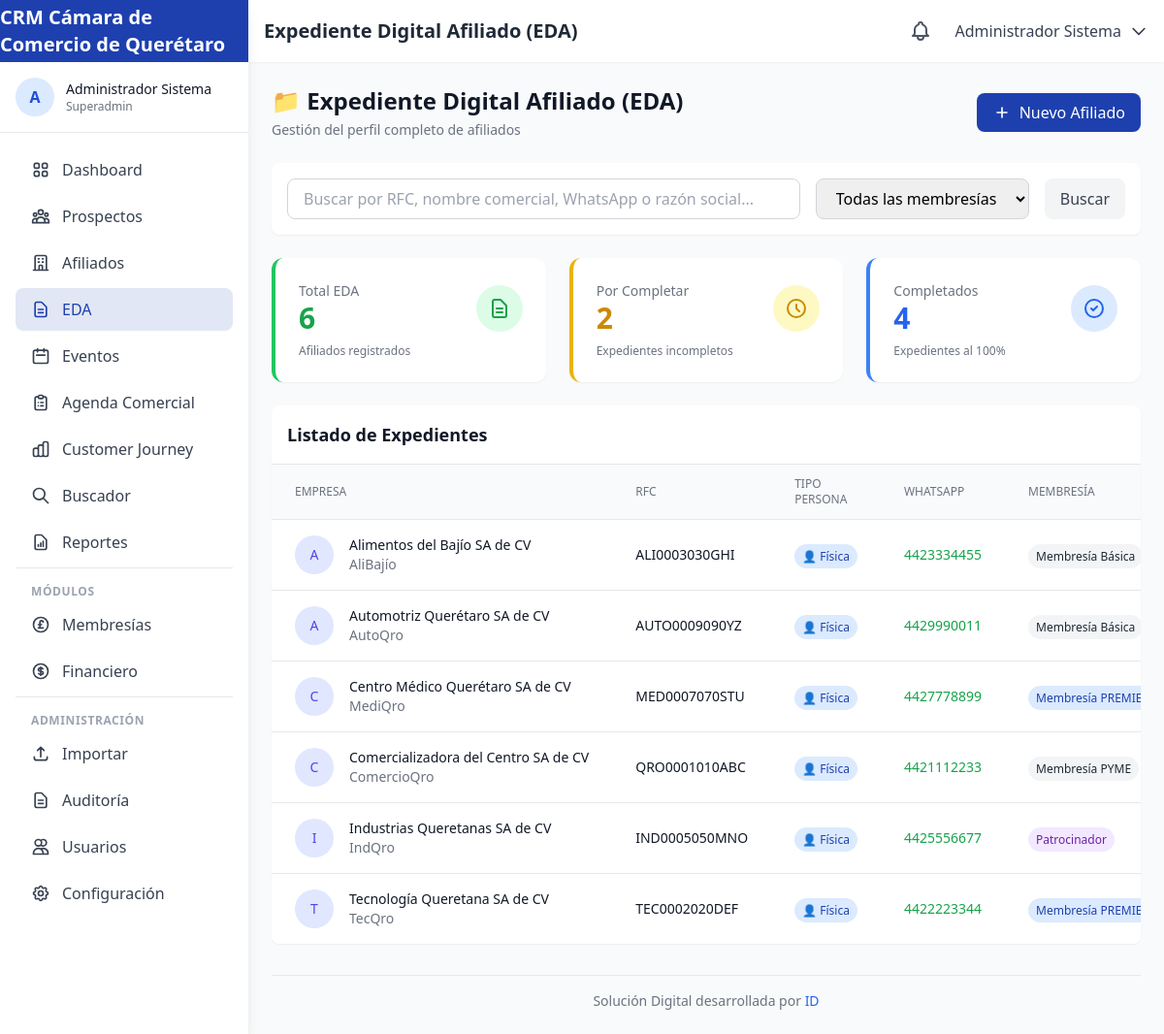
Page /expedientes (signed in) on the committed database.
### tables this page shows
CREATE TABLE IF NOT EXISTS `affiliations` (
    `id` INT UNSIGNED AUTO_INCREMENT PRIMARY KEY,
    `contact_id` INT UNSIGNED NOT NULL,
    `membership_type_id` INT UNSIGNED NOT NULL,
    `affiliate_user_id` INT UNSIGNED COMMENT 'Usuario afiliador que realizó la venta',
    `affiliation_date` DATE NOT NULL,
    `expiration_date` DATE NOT NULL,
    `status` ENUM('active', 'expired', 'cancelled', 'pending_payment') DEFAULT 'active',
    `payment_status` ENUM('paid', 'pending', 'partial') DEFAULT 'pending',
    `amount` DECIMAL(10,2) NOT NULL,
    `payment_method` VARCHAR(50),
    `payment_reference` VARCHAR(100),
    `invoice_number` VARCHAR(50),
    `invoice_status` ENUM('invoiced', 'pending', 'not_required') DEFAULT 'pending',
    `notes` TEXT,
    `created_at` TIMESTAMP DEFAULT CURRENT_TIMESTAMP,
    `updated_at` TIMESTAMP DEFAULT CURRENT_TIMESTAMP ON UPDATE CURRENT_TIMESTAMP,
    FOREIGN KEY (`contact_id`) REFERENCES `contacts`(`id`) ON DELETE CASCADE,
    FOREIGN KEY (`membership_type_id`) REFERENCES `membership_types`(`id`),
    FOREIGN KEY (`affiliate_user_id`) REFERENCES `users`(`id`) ON DELETE SET NULL,
    INDEX `idx_expiration` (`expiration_date`),
    INDEX `idx_status` (`status`)
);

CREATE TABLE IF NOT EXISTS `contacts` (
    `id` INT UNSIGNED AUTO_INCREMENT PRIMARY KEY,
    `rfc` VARCHAR(13) UNIQUE,
    `whatsapp` VARCHAR(20),
    `contact_type` ENUM('afiliado', 'exafiliado', 'prospecto', 'nuevo_usuario', 'funcionario', 'publico_general', 'consejero_propietario', 'consejero_invitado', 'mesa_directiva') DEFAULT 'nuevo_usuario',
    `business_name` VARCHAR(255),
    `commercial_name` VARCHAR(255),
    `owner_name` VARCHAR(255),
    `legal_representative` VARCHAR(255),
    `corporate_email` VARCHAR(255),
    `phone` VARCHAR(20),
    `industry` VARCHAR(100),
    `niza_classification` VARCHAR(10),
    `products_sells` JSON COMMENT '4 principales productos que vende',
    `products_buys` JSON COMMENT '2 principales productos que compra',
    `discount_percentage` DECIMAL(5,2) DEFAULT 0,
    `commercial_address` TEXT,
    `fiscal_address` TEXT,
    `city` VARCHAR(100),
    `state` VARCHAR(100) DEFAULT 'Querétaro',
    `postal_code` VARCHAR(10),
    `google_maps_url` VARCHAR(500),
    `website` VARCHAR(255),
    `facebook` VARCHAR(255),
    `instagram` VARCHAR(255),
    `linkedin` VARCHAR(255),
    `twitter` VARCHAR(255),
    `whatsapp_sales` VARCHAR(20),
    `whatsapp_purchases` VARCHAR(20),
    `whatsapp_admin` VARCHAR(20),
    `profile_completion` TINYINT UNSIGNED DEFAULT 0 COMMENT 'Porcentaje de completitud 0-100',
    `completion_stage` ENUM('A', 'B', 'C') DEFAULT 'A',
    `assigned_affiliate_id` INT UNSIGNED COMMENT 'Afiliador asignado',
    `source_channel` ENUM('chatbot', 'alta_directa', 'evento_gratuito', 'evento_pagado', 'buscador', 'jefatura_comercial') DEFAULT 'alta_directa',
    `notes` TEXT,
    `is_validated` TINYINT(1) DEFAULT 0 COMMENT 'Para consejeros y mesa directiva',
    `validated_by` INT UNSIGNED,
    `created_at` TIMESTAMP DEFAULT CURRENT_TIMESTAMP,
    `updated_at` TIMESTAMP DEFAULT CURRENT_TIMESTAMP ON UPDATE CURRENT_TIMESTAMP,
    FOREIGN KEY (`assigned_affiliate_id`) REFERENCES `users`(`id`) ON DELETE SET NULL,
    FOREIGN KEY (`validated_by`) REFERENCES `users`(`id`) ON DELETE SET NULL,
    INDEX `idx_contact_type` (`contact_type`),
    INDEX `idx_rfc` (`rfc`),
    INDEX `idx_whatsapp` (`whatsapp`)
);

CREATE TABLE IF NOT EXISTS `membership_types` (
    `id` INT UNSIGNED AUTO_INCREMENT PRIMARY KEY,
    `name` VARCHAR(100) NOT NULL,
    `code` VARCHAR(20) NOT NULL UNIQUE,
    `price` DECIMAL(10,2) NOT NULL,
    `duration_days` INT DEFAULT 360,
    `benefits` JSON,
    `is_active` TINYINT(1) DEFAULT 1,
    `created_at` TIMESTAMP DEFAULT CURRENT_TIMESTAMP
);

### app/views/expedientes/index.php (the view, shortened to what the rows shown need)
<div class="space-y-6">
    <div class="flex flex-col sm:flex-row sm:items-center sm:justify-between">
        <div>
            <h2 class="text-2xl font-bold text-gray-900">📁 Expediente Digital Afiliado (EDA)</h2>
        </div>
    </div>
    <div class="bg-white rounded-lg shadow-sm overflow-hidden">
        <div class="overflow-x-auto">
            <table class="min-w-full divide-y divide-gray-200">
                <thead class="bg-gray-50">
                    <tr>
                        <th class="px-6 py-3 text-left text-xs font-medium text-gray-500 uppercase">Empresa</th>
                        <th class="px-6 py-3 text-left text-xs font-medium text-gray-500 uppercase">RFC</th>
                        <th class="px-6 py-3 text-left text-xs font-medium text-gray-500 uppercase">Tipo Persona</th>
                        <th class="px-6 py-3 text-left text-xs font-medium text-gray-500 uppercase">WhatsApp</th>
                        <th class="px-6 py-3 text-left text-xs font-medium text-gray-500 uppercase">Membresía</th>
                    </tr>
                </thead>
                <tbody class="bg-white divide-y divide-gray-200">
                    <?php if (empty($affiliates)): ?>
                    <tr>
                        <td colspan="8" class="px-6 py-12 text-center text-gray-500">
                            No hay expedientes registrados
                        </td>
                    </tr>
                    <?php else: ?>
                    <?php foreach ($affiliates as $affiliate):
                        $rfcLen = strlen($affiliate['rfc'] ?? '');
                        $personType = '';
                        if ($rfcLen === 13) {
                            $personType = 'fisica';
                        } elseif ($rfcLen === 12) {
                            $personType = 'moral';
                            $personTypeLabel = 'Persona Moral';
                        }
                    ?>
                    <tr class="hover:bg-gray-50">
                        <td class="px-6 py-4 whitespace-nowrap">
                            <div class="flex items-center">
                                <div class="flex-shrink-0 h-10 w-10 bg-indigo-100 rounded-full flex items-center justify-center">
                                    <span class="text-indigo-600 font-medium text-sm">
                                        <?php echo mb_substr($affiliate['business_name'] ?? 'E', 0, 1, 'UTF-8'); ?>
                                    </span>
                                </div>
                                <div class="ml-4">
                                    <div class="text-sm font-medium text-gray-900">
                                        <?php echo htmlspecialchars($affiliate['business_name'] ?? ''); ?>
                                    </div>
                                    <div class="text-sm text-gray-500">
                                        <?php echo htmlspecialchars($affiliate['commercial_name'] ?? ''); ?>
                                    </div>
                                </div>
                            </div>
                        </td>
                        <td class="px-6 py-4 whitespace-nowrap text-sm text-gray-900">
                            <?php echo htmlspecialchars($affiliate['rfc'] ?? '-'); ?>
                        </td>
                        <td class="px-6 py-4 whitespace-nowrap">
                            <?php if ($personType === 'fisica'): ?>
                            <span class="px-2 py-1 text-xs font-medium rounded-full bg-blue-100 text-blue-800">
                                👤 Física
                            </span>
                            <?php elseif ($personType === 'moral'): ?>
                            <span class="px-2 py-1 text-xs font-medium rounded-full bg-purple-100 text-purple-800">
                                🏢 Moral
                            </span>
                            <?php else: ?>
                            <span class="text-gray-400 text-sm">-</span>
                            <?php endif; ?>
                        </td>
                        <td class="px-6 py-4 whitespace-nowrap text-sm">
                            <?php
                            $affiliateWhatsapp = preg_replace('/[^0-9]/', '', $affiliate['whatsapp'] ?? '');
                            if (!empty($affiliateWhatsapp) && strlen($affiliateWhatsapp) === 10):
                            ?>
                            <a href="https://wa.me/52<?php echo htmlspecialchars($affiliateWhatsapp); ?>" target="_blank" class="text-green-600 hover:underline">
                                <?php echo htmlspecialchars($affiliate['whatsapp']); ?>
                            </a>
                            <?php elseif (!empty($affiliate['whatsapp'])): ?>
                            <span class="text-gray-900"><?php echo htmlspecialchars($affiliate['whatsapp']); ?></span>
                            <?php else: ?>
                            <span class="text-gray-500">-</span>
                            <?php endif; ?>
                        </td>
                        <td class="px-6 py-4 whitespace-nowrap">
                            <span class="px-2 py-1 text-xs font-medium rounded-full
                                <?php echo ($affiliate['membership_code'] ?? '') === 'PATROCINADOR' ? 'bg-purple-100 text-purple-800' :
                                          (($affiliate['membership_code'] ?? '') === 'PREMIER' ? 'bg-blue-100 text-blue-800' :
                                          'bg-gray-100 text-gray-800'); ?>">
                                <?php echo htmlspecialchars($affiliate['membership_name'] ?? 'Sin membresía'); ?>
                            </span>
                        </td>
                    </tr>
                    <?php endforeach; ?>
                    <?php endif; ?>
                </tbody>
            </table>
        </div>
    </div>
</div>

### rows in the picture
affiliations: contact.business_name "A", contact.business_name "Alimentos del Bajío SA de CV", contact.commercial_name "AliBajío", contact.rfc "ALI0003030GHI", contact.whatsapp "4423334455", membership_type.name "Membresía Básica"
affiliations: contact.business_name "A", contact.business_name "Automotriz Querétaro SA de CV", contact.commercial_name "AutoQro", contact.rfc "AUTO0009090YZ", contact.whatsapp "4429990011", membership_type.name "Membresía Básica"
affiliations: contact.business_name "C", contact.business_name "Centro Médico Querétaro SA de CV", contact.commercial_name "MediQro", contact.rfc "MED0007070STU", contact.whatsapp "4427778899", membership_type.name "Membresía…"
affiliations: contact.business_name "C", contact.business_name "Comercializadora del Centro SA de CV", contact.commercial_name "ComercioQro", contact.rfc "QRO0001010ABC", contact.whatsapp "4421112233", membership_type.name "Membresía PYME"
affiliations: contact.business_name "I", contact.business_name "Industrias Queretanas SA de CV", contact.commercial_name "IndQro", contact.rfc "IND0005050MNO", contact.whatsapp "4425556677", membership_type.name "Patrocinador"
affiliations: contact.business_name "T", contact.business_name "Tecnología Queretana SA de CV", contact.commercial_name "TecQro", contact.rfc "TEC0002020DEF", contact.whatsapp "4422223344", membership_type.name "Membresía…"

### other values in the picture
$siteName "CRM Cámara de Comercio de Querétaro"
mb_substr($_SESSION['user_name'] ?? 'U', 0, 1, 'UTF-8') "A"
$_SESSION['user_name'] "Administrador Sistema"
$_SESSION['user_role'] "Superadmin"
$pageTitle "Expediente Digital Afiliado (EDA)"
$totalAffiliates "6"
$incompleteExpedientes "2"
$totalAffiliates - $incompleteExpedientes "4"
